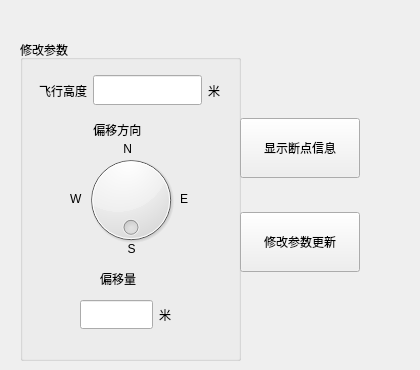
      <widget class="QWidget" name="tab_5">
       <attribute name="title">
        <string>断点续飞</string>
       </attribute>
       <widget class="QGroupBox" name="groupBox">
        <property name="geometry">
         <rect>
          <x>20</x>
          <y>40</y>
          <width>221</width>
          <height>321</height>
         </rect>
        </property>
        <property name="title">
         <string>修改参数</string>
        </property>
        <widget class="QLabel" name="label_36">
         <property name="geometry">
          <rect>
           <x>80</x>
           <y>230</y>
           <width>67</width>
           <height>17</height>
          </rect>
         </property>
         <property name="text">
          <string>偏移量</string>
         </property>
        </widget>
        <widget class="QLabel" name="label_46">
         <property name="geometry">
          <rect>
           <x>101</x>
           <y>200</y>
           <width>21</width>
           <height>17</height>
          </rect>
         </property>
         <property name="text">
          <string>  S</string>
         </property>
        </widget>
        <widget class="QLabel" name="label_44">
         <property name="geometry">
          <rect>
           <x>60</x>
           <y>80</y>
           <width>91</width>
           <height>20</height>
          </rect>
         </property>
         <property name="text">
          <string>    偏移方向</string>
         </property>
        </widget>
        <widget class="QLabel" name="label_45">
         <property name="geometry">
          <rect>
           <x>50</x>
           <y>150</y>
           <width>21</width>
           <height>17</height>
          </rect>
         </property>
         <property name="text">
          <string>W</string>
         </property>
        </widget>
        <widget class="QLabel" name="label_47">
         <property name="geometry">
          <rect>
           <x>160</x>
           <y>150</y>
           <width>21</width>
           <height>17</height>
          </rect>
         </property>
         <property name="text">
          <string>E</string>
         </property>
        </widget>
        <widget class="QLabel" name="label_48">
         <property name="geometry">
          <rect>
           <x>60</x>
           <y>100</y>
           <width>56</width>
           <height>17</height>
          </rect>
         </property>
         <property name="text">
          <string>             N</string>
         </property>
        </widget>
        <widget class="QWidget" name="layoutWidget_10">
         <property name="geometry">
          <rect>
           <x>19</x>
           <y>30</y>
           <width>181</width>
           <height>41</height>
          </rect>
         </property>
         <layout class="QHBoxLayout" name="horizontalLayout_15">
          <item>
           <widget class="QLabel" name="label_55">
            <property name="text">
             <string>飞行高度</string>
            </property>
           </widget>
          </item>
          <item>
           <widget class="QLineEdit" name="lineEdit_Flying_Height_2">
            <property name="minimumSize">
             <size>
              <width>0</width>
              <height>30</height>
             </size>
            </property>
            <property name="maximumSize">
             <size>
              <width>16777215</width>
              <height>30</height>
             </size>
            </property>
           </widget>
          </item>
          <item>
           <widget class="QLabel" name="label_56">
            <property name="text">
             <string>米</string>
            </property>
           </widget>
          </item>
         </layout>
        </widget>
        <widget class="QDial" name="dial_Offset_Angle_2">
         <property name="geometry">
          <rect>
           <x>61</x>
           <y>110</y>
           <width>100</width>
           <height>100</height>
          </rect>
         </property>
         <property name="maximum">
          <number>360</number>
         </property>
         <property name="pageStep">
          <number>360</number>
         </property>
         <property name="orientation">
          <enum>Qt::Vertical</enum>
         </property>
         <property name="invertedAppearance">
          <bool>false</bool>
         </property>
         <property name="invertedControls">
          <bool>true</bool>
         </property>
         <property name="wrapping">
          <bool>true</bool>
         </property>
         <property name="notchTarget">
          <double>10.000000000000000</double>
         </property>
         <property name="notchesVisible">
          <bool>false</bool>
         </property>
        </widget>
        <widget class="QWidget" name="layoutWidget_8">
         <property name="geometry">
          <rect>
           <x>60</x>
           <y>260</y>
           <width>91</width>
           <height>29</height>
          </rect>
         </property>
         <layout class="QHBoxLayout" name="horizontalLayout_11">
          <item>
           <widget class="QLineEdit" name="lineEdit_Offset_Dist_2">
            <property name="maximumSize">
             <size>
              <width>16777215</width>
              <height>30</height>
             </size>
            </property>
           </widget>
          </item>
          <item>
           <widget class="QLabel" name="label_42">
            <property name="text">
             <string>米</string>
            </property>
           </widget>
          </item>
         </layout>
        </widget>
       </widget>
       <widget class="QWidget" name="layoutWidget">
        <property name="geometry">
         <rect>
          <x>240</x>
          <y>90</y>
          <width>171</width>
          <height>211</height>
         </rect>
        </property>
        <layout class="QVBoxLayout" name="verticalLayout_15">
         <item>
          <widget class="QPushButton" name="pushButton_Open_Break_Point">
           <property name="minimumSize">
            <size>
             <width>120</width>
             <height>60</height>
            </size>
           </property>
           <property name="maximumSize">
            <size>
             <width>120</width>
             <height>60</height>
            </size>
           </property>
           <property name="text">
            <string>显示断点信息</string>
           </property>
          </widget>
         </item>
         <item>
          <widget class="QPushButton" name="pushButton_Break_Paras_Update">
           <property name="minimumSize">
            <size>
             <width>120</width>
             <height>60</height>
            </size>
           </property>
           <property name="maximumSize">
            <size>
             <width>120</width>
             <height>60</height>
            </size>
           </property>
           <property name="text">
            <string>修改参数更新</string>
           </property>
          </widget>
         </item>
        </layout>
       </widget>
      </widget>
